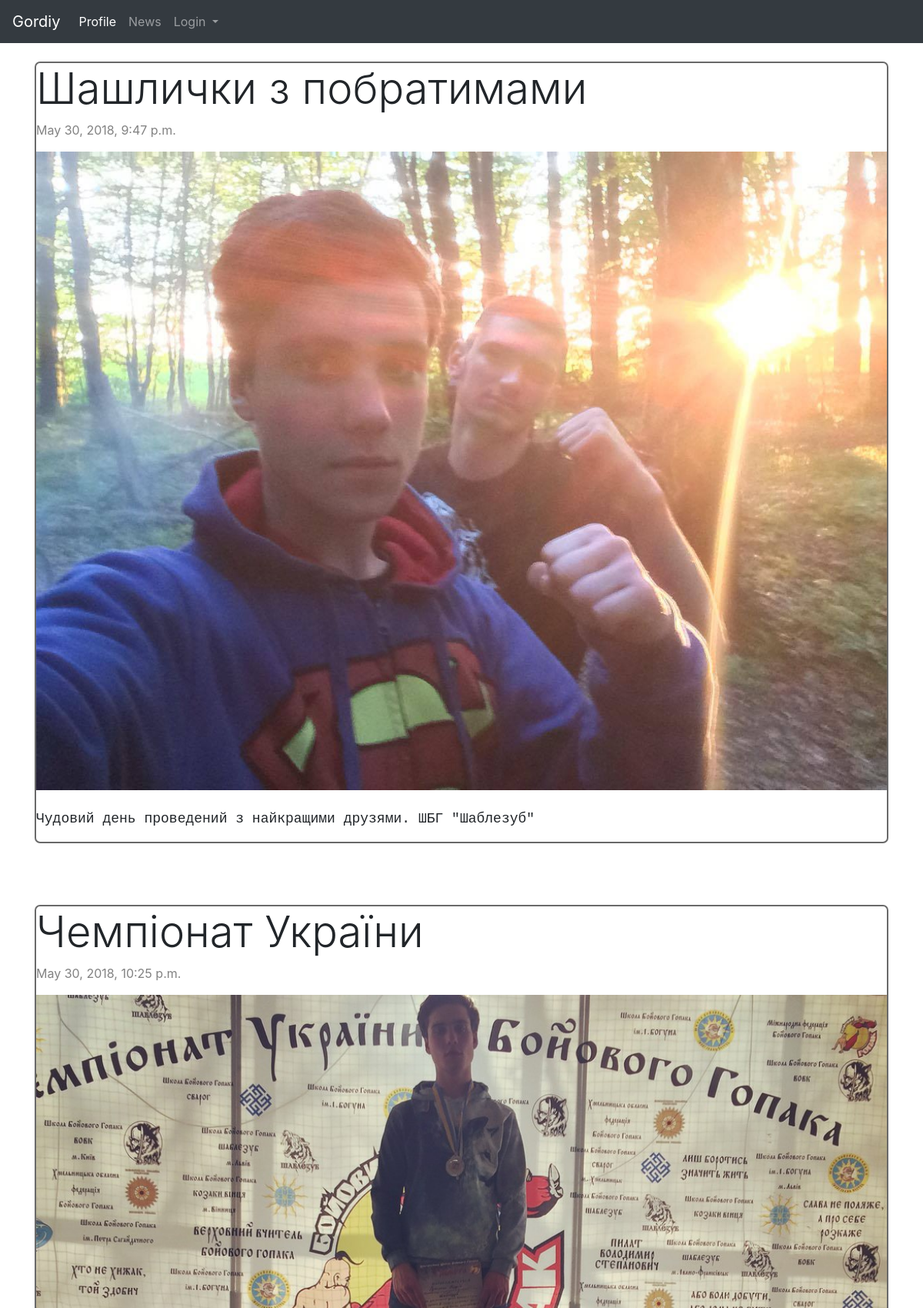
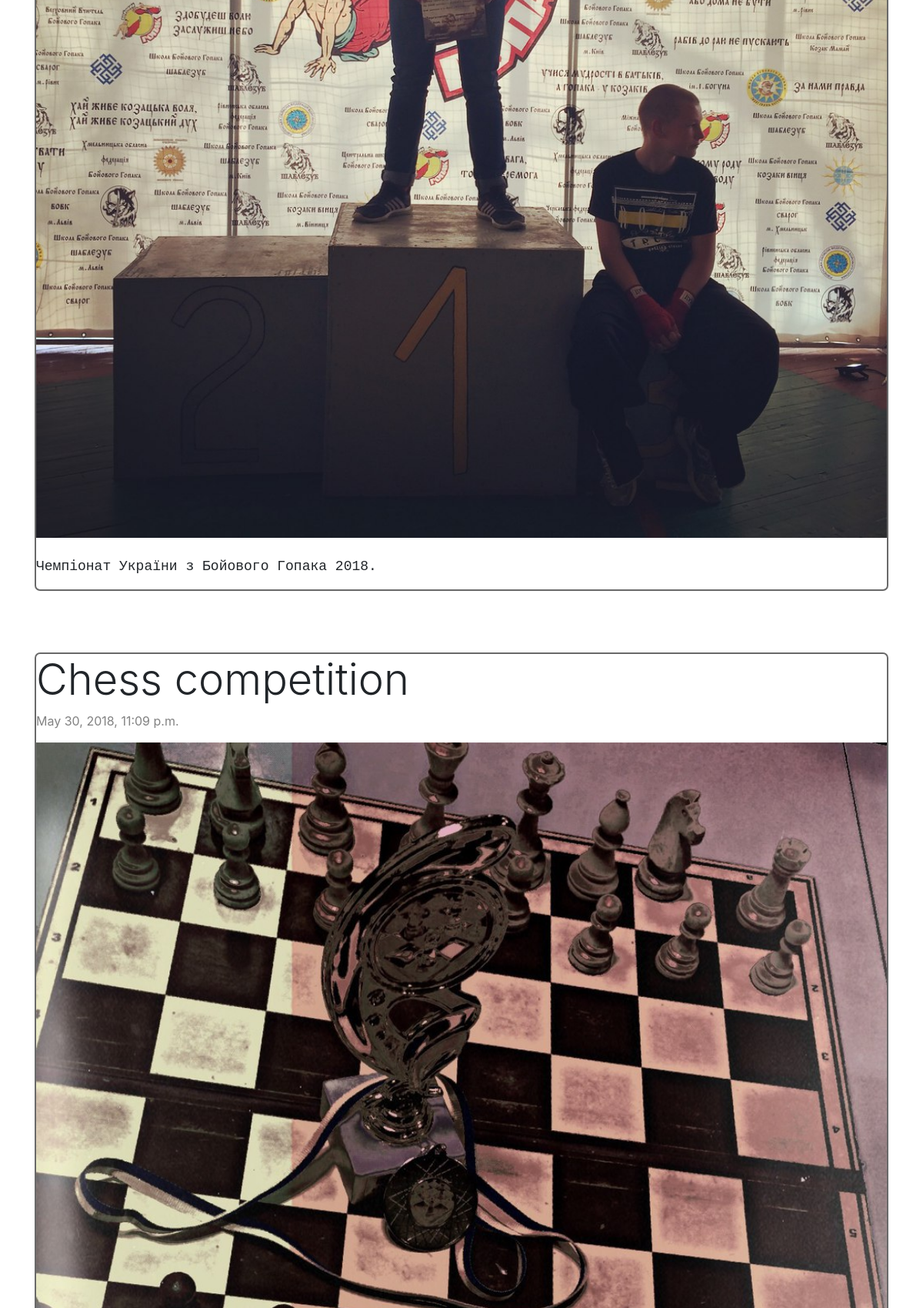
The page / (upper part) on the database its author committed (2 pictures, top to bottom).
### wall/models.py (models this page shows, shortened)
class WallInformation(models.Model):
	id = models.AutoField(primary_key=True)
	first_name = models.CharField(max_length=36, blank=True, null=True, default=None)
	last_name = models.CharField(max_length=36, blank=True, null=True, default=None)
	status = models.CharField(max_length=85, blank=True, null=True, default=None)
	place_work = models.CharField(max_length=36, blank=True, null=True, default=None)
	marital_status = models.ForeignKey(MartialStatus, blank=True, on_delete=models.CASCADE, null=True, default=None)
	information = models.TextField(blank=True, null=True, default=None)
	image = models.ForeignKey(WallImages, blank=True, on_delete=models.CASCADE, null=True, default=None)
	created = models.DateTimeField(auto_now_add=True, auto_now=False)
	updated = models.DateTimeField(auto_now_add=False, auto_now=True)
	class Meta:
		verbose_name = 'Wall Information'
		verbose_name_plural = 'Wall Information'

### posts/models.py (models this page shows, shortened)
class Posts(models.Model):
	id = models.AutoField(primary_key=True)
	image = models.ImageField(upload_to='post_images/')
	name = models.CharField(max_length=36, blank=True, null=True, default=None)
	description = models.TextField(blank=True, null=True, default=None)
	is_active = models.BooleanField(default=True)
	created = models.DateTimeField(auto_now_add=True, auto_now=False)
	updated = models.DateTimeField(auto_now_add=False, auto_now=True)
	class Meta:
		verbose_name = 'Post'
		verbose_name_plural = 'Posts'

### posts/views.py (the view)
# urls.py: path('', include('posts.urls')),
def posts(request):
	try:
		posts = Posts.objects.filter(is_active=True)
	except Posts.DoesNotExist:
		raise Http404("Any post are not created ")
	wall_information = WallInformation.objects.order_by('id')[0:1].get()
	return render(request, 'posts/posts.html', locals())

### templates/posts/posts.html (shortened to what this page needs)
{% extends "base.html" %}
{% block content %}
<div class="container">
	{% for post in posts %}
		<div class="post">
			<div class=".col .col-xs-12 .col-md-8">
			<header>
				<h1 class="display-4">{{ post.name }}</h1>
				<div class="post-meta clearfix">
					<div class="post-date pull-left">
						<p class="time">{{ post.updated }}</p>
					</div>
				</div>
			</header>
			<div>
				<span>
					<figure class="figure post-figure">
						<img src="{{post.image.url}}" class="figure-img img-fluid rounde post-image">
					</figure>
				</span>
				<p class="description">{{ post.description }}</p>
			</div>
		</div>
		</div>
	{% endfor %}
</div>
{% endblock %}

### templates/base.html (shortened to what this page needs)
<!doctype html>
<html lang="en">
  <head>
    {% load static %}
    <link rel="stylesheet" type="text/css" href="{% static 'style.css' %}">
    <link rel="stylesheet" href="https://maxcdn.bootstrapcdn.com/bootstrap/4.0.0/css/bootstrap.min.css">
  </head>
  <body>
    {% include 'navbar.html' %}
      {% block content %}
      {% endblock %}
  </body>
</html>

### templates/navbar.html (shortened to what this page needs)
<nav class="navbar navbar-expand-lg navbar-dark fixed-top bg-dark">
  <a class="navbar-brand" href="/wall/">{{ wall_information.first_name }}</a>
  <div class="collapse navbar-collapse" id="navbarSupportedContent">
    <ul class="navbar-nav mr-auto">
      <li class="nav-item active">
        <a class="nav-link" href="/wall/">Profile<span class="sr-only">(current)</span></a>
      </li>
      <li class="nav-item">
        <a class="nav-link" href="/">News</a>
      </li>
      <li class="nav-item dropdown">
        <a class="nav-link dropdown-toggle" href="/login/" id="navbarDropdown" role="button" data-toggle="dropdown" aria-haspopup="true" aria-expanded="false">
          Login
        </a>
      </li>
    </ul>
  </div>
</nav>

### static/style.css (style rules this page uses)
.time { color: #828282; }
.post { position: relative; background: #FFFFFF; border-radius: 7px; margin-top: 80px; margin-bottom: 30px; border-width: 2px; border-style: solid; border-color: #696969; }
.description { font-family: Courier New; font-size: 18px; }
.post-image { width: 100%; }
.post-figure { width: 100%; }

### rows shown on the page
WallInformation: first_name "Gordiy"
Posts: name "Шашлички з побратимами", updated "May 30, 2018, 9:47 p.m.", image (picture), description "Чудовий день проведений з найкращими друзями. ШБГ \"Шаблезуб\""
Posts: name "Чемпіонат України", updated "May 30, 2018, 10:25 p.m.", image (picture), description "Чемпіонат України з Бойового Гопака 2018."
Posts: name "Chess competition", updated "May 30, 2018, 11:09 p.m.", image (picture)
